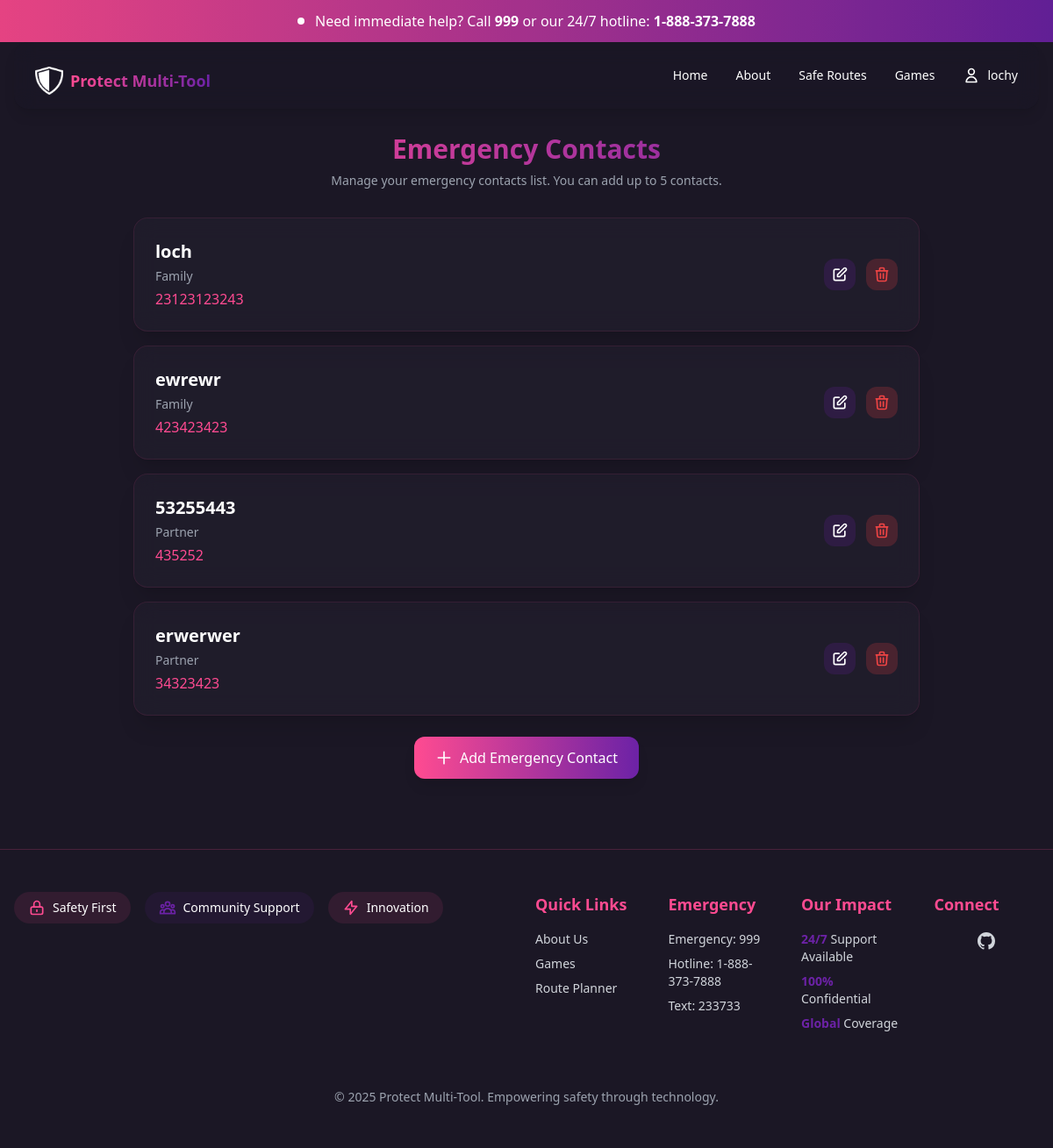
Page /account_home/emergencycontact/ (signed in) on the committed database.
### account_home/models.py (models this page shows, shortened)
class EmergencyContact(models.Model):
    user = models.ForeignKey(User, on_delete=models.CASCADE, related_name='emergency_contacts')
    name = models.CharField(max_length=100)
    phone = models.CharField(max_length=15)
    relationship = models.CharField(max_length=50)

### account_home/views.py (the view)
# urls.py: path('emergencycontact/', views.emergency_contact_list, name='emergency_contact_list'),
@login_required
def emergency_contact_list(request):
    contacts = EmergencyContact.objects.filter(user=request.user)
    return render(request, 'account_home/contact_list.html', {'contacts': contacts})

### account_home/templates/account_home/contact_list.html (shortened to what this page needs)
{% extends "base.html" %}
{% load static %}
{% block content %}
<div class="flex-grow container mx-auto px-4 py-8">
    <div class="max-w-4xl mx-auto">
        <div class="text-center mb-8">
            <h1 class="text-3xl font-bold bg-gradient-to-r from-accent to-secondary bg-clip-text text-transparent">
            </h1>
            <p class="mt-2 text-sm text-gray-400">
                Manage your emergency contacts list. You can add up to 5 contacts.
            </p>
        </div>
        <div class="space-y-4">
            {% if contacts %}
                {% for contact in contacts %}
                    <div class="backdrop-blur-md bg-neutral-light/30 rounded-2xl p-6 shadow-xl border border-accent/10
                              transform transition-all hover:scale-[1.01]">
                        <div class="flex items-center justify-between">
                            <div class="space-y-1">
                                <h3 class="text-xl font-semibold text-white">{{ contact.name }}</h3>
                                <p class="text-sm text-gray-400">{{ contact.relationship }}</p>
                                <p class="text-accent">{{ contact.phone }}</p>
                            </div>
                            <div class="flex items-center space-x-3">
                                <a href="{% url 'account_home:edit_emergency_contact' contact.pk %}"
                                   class="p-2 rounded-xl bg-secondary/20 hover:bg-secondary/30 transition-colors">
                                    <svg class="w-5 h-5" fill="none" stroke="currentColor" viewBox="0 0 24 24">
                                        <path stroke-linecap="round" stroke-linejoin="round" stroke-width="2"
                                              d="M11 5H6a2 2 0 00-2 2v11a2 2 0 002 2h11a2 2 0 002-2v-5m-1.414-9.414a2 2 0 112.828 2.828L11.828 15H9v-2.828l8.586-8.586z"/>
                                    </svg>
                                </a>
                                <a href="{% url 'account_home:delete_emergency_contact' contact.pk %}"
                                   class="p-2 rounded-xl bg-red-500/20 hover:bg-red-500/30 transition-colors">
                                    <svg class="w-5 h-5 text-red-500" fill="none" stroke="currentColor" viewBox="0 0 24 24">
                                        <path stroke-linecap="round" stroke-linejoin="round" stroke-width="2"
                                              d="M19 7l-.867 12.142A2 2 0 0116.138 21H7.862a2 2 0 01-1.995-1.858L5 7m5 4v6m4-6v6m1-10V4a1 1 0 00-1-1h-4a1 1 0 00-1 1v3M4 7h16"/>
                                    </svg>
                                </a>
                            </div>
                        </div>
                    </div>
                {% endfor %}
            {% endif %}
        </div>
        <div class="mt-6 flex justify-center" x-data="{ contactCount: {{ contacts|length }} }">
            <a href="{% url 'account_home:add_emergency_contact' %}"
               class="inline-flex items-center px-6 py-3 rounded-xl
                      {% if contacts|length >= 5 %}
                      bg-gray-500 cursor-not-allowed
                      {% else %}
                      bg-gradient-to-r from-accent to-secondary hover:from-accent-light
                      hover:to-secondary-light transform transition-all hover:scale-105
                      {% endif %}
                      text-white font-medium shadow-lg"
               >
                <svg class="w-5 h-5 mr-2" fill="none" stroke="currentColor" viewBox="0 0 24 24">
                    <path stroke-linecap="round" stroke-linejoin="round" stroke-width="2"
                          d="M12 4v16m8-8H4"/>
                </svg>
                Add Emergency Contact
            </a>
        </div>
    </div>
</div>
{% endblock %}

### templates/base.html (shortened to what this page needs)
{% load static %}
<!DOCTYPE html>
<html lang="en">
<head>
    <script src="https://cdn.tailwindcss.com"></script>
</head>
<body class="min-h-screen flex flex-col bg-neutral text-white">
    <div class="fixed top-0 left-0 w-full bg-gradient-to-r from-accent to-secondary text-white z-50">
        <div class="absolute top-0 left-0 w-full h-full bg-black/10"></div>
        <div class="max-w-7xl mx-auto px-4 py-3 relative">
            <div class="flex items-center justify-center space-x-3">
                <span class="animate-pulse h-2 w-2 bg-white rounded-full"></span>
                <p class="text-sm md:text-base text font-medium">
                    Need immediate help? Call <span class="font-bold">999</span> or our 24/7 hotline: <span class="font-bold">1-888-373-7888</span>
                </p>
            </div>
        </div>
    </div>
    <nav class="fixed w-full z-40 top-9 h-16">
        <div class="mx-auto px-4 py-3">
            <div class="backdrop-blur-md bg-neutral/70 rounded-2xl shadow-lg px-6 py-4">
                <div class="flex justify-between items-center">
                    <div class="pt-3 flex items-center space-x-4">
                        <a href="{% url 'home_page:home' %}" class="flex items-center space-x-2">
                            <img src="{% static 'home_page/logo.png' %}" alt="Logo" class="h-8 w-8">
                            <span class="text-2xl md:text-lg sm:text-md font-bold bg-gradient-to-r from-accent to-secondary bg-clip-text text-transparent">
                            </span>
                        </a>
                    </div>
                    <div class="hidden md:flex items-center space-x-8">
                        {% block navigation %}
                        <a href="{% url 'home_page:home' %}" class="text-sm font-medium hover:text-accent transition-colors">Home</a>
                        <a href="{% url 'home_page:about' %}" class="text-sm font-medium hover:text-accent transition-colors">About</a>
                        {% endblock %}
                        {% if user.is_authenticated %}
                        <a href="{% url 'route_planner:planner' %}" class="text-sm font-medium hover:text-accent transition-colors">Safe Routes
                        </a>
                        <a href="{% url 'game:home' %}" class="text-sm font-medium hover:text-accent transition-colors flex items-center">
                            <span>Games</span>
                        </a>
                        <div x-data="{ open: false }" class="relative">
                            <button @click="open = !open" class="flex items-center space-x-2 text-sm font-medium hover:text-accent transition-colors">
                                <svg class="w-5 h-5" fill="none" stroke="currentColor" viewBox="0 0 24 24">
                                    <path stroke-linecap="round" stroke-linejoin="round" stroke-width="2" d="M16 7a4 4 0 11-8 0 4 4 0 018 0zM12 14a7 7 0 00-7 7h14a7 7 0 00-7-7z"/>
                                </svg>
                                <span>{{ user.profile.first_name|default:user.username }}</span>
                            </button>
                        </div>
                        {% endif %}
                    </div>
                </div>
                </div>
            </div>
    </nav>
    <main class="flex-grow container mx-auto px-4 pt-20 mt-10 pb-12">
        {% block content %}{% endblock %}
    </main>
    <footer class="bg-neutral border-t border-accent/20">
        <div class="max-w-7xl mx-auto px-4 py-12">
            <div class="flex flex-col gap-5 lg:flex-row">
                <div class="mb-10 flex flex-col items-center lg:items-start lg:w-1/2">
                    <div class="flex flex-wrap gap-4">
                        <div class="flex items-center space-x-2 bg-accent/10 rounded-full px-4 py-2">
                            <svg class="w-5 h-5 text-accent" fill="none" stroke="currentColor" viewBox="0 0 24 24">
                                <path stroke-linecap="round" stroke-linejoin="round" stroke-width="2" d="M12 15v2m-6 4h12a2 2 0 002-2v-6a2 2 0 00-2-2H6a2 2 0 00-2 2v6a2 2 0 002 2zm10-10V7a4 4 0 00-8 0v4h8z"/>
                            </svg>
                            <span class="text-sm text-white">Safety First</span>
                        </div>
                        <div class="flex items-center space-x-2 bg-secondary/10 rounded-full px-4 py-2">
                            <span class="text-sm text-white">Community Support</span>
                        </div>
                        <div class="flex items-center space-x-2 bg-accent/10 rounded-full px-4 py-2">
                            <svg class="w-5 h-5 text-accent" fill="none" stroke="currentColor" viewBox="0 0 24 24">
                                <path stroke-linecap="round" stroke-linejoin="round" stroke-width="2" d="M13 10V3L4 14h7v7l9-11h-7z"/>
                            </svg>
                            <span class="text-sm text-white">Innovation</span>
                        </div>
                    </div>
                </div>
                <div class="flex flex-col items-center lg:items-start lg:w-1/2">
                    <div class="grid grid-cols-2 sm:grid-cols-4 lg:grid-cols-4 gap-8">
                        <div class="text-center lg:text-left">
                            <h3 class="text-lg font-bold text-accent mb-4">Quick Links</h3>
                            <ul class="space-y-2 text-sm text-gray-300">
                                <li><a href="{% url 'home_page:about' %}" class="hover:text-accent transition-colors">About Us</a></li>
                                <li><a href="{% url 'game:home' %}" class="hover:text-accent transition-colors">Games</a></li>
                                <li><a href="{% url 'route_planner:planner' %}" class="hover:text-accent transition-colors">Route Planner</a></li>
                            </ul>
                        </div>
                        <div class="text-center lg:text-left">
                            <h3 class="text-lg font-bold text-accent mb-4">Emergency</h3>
                            <ul class="space-y-2 text-sm text-gray-300">
                                <li>Emergency: 999</li>
                                <li>Hotline: {% if emergency_hotline %}{{ emergency_hotline }}{% else %}1-888-373-7888{% endif %}</li>
                                <li>Text: {% if emergency_text %}{{ emergency_text }}{% else %}233733{% endif %}</li>
                            </ul>
                        </div>
                        <div class="text-center lg:text-left">
                            <h3 class="text-lg font-bold text-accent mb-4">Our Impact</h3>
                            <ul class="space-y-2 text-sm">
                                <li class="text-gray-300">
                                    <span class="text-secondary font-bold">24/7</span> Support Available
                                </li>
                                <li class="text-gray-300">
                                    <span class="text-secondary font-bold">100%</span> Confidential
                                </li>
                                <li class="text-gray-300">
                                    <span class="text-secondary font-bold">Global</span> Coverage
                                </li>
                            </ul>
                        </div>
                        <div class="text-center lg:text-left">
                            <h3 class="text-lg font-bold text-accent mb-4">Connect</h3>
                            <div class="flex justify-center space-x-4">
                                <a href="https://github.com/3disturbed/Protect_Multitool/blob/main/README.md"
                                class="text-gray-300 hover:text-accent transition-colors">
                                </a>
                            </div>
                        </div>
                    </div>
                </div>
            </div>
            <div class="mt-10 pt-6 text-center text-sm text-gray-400">
                <p>&copy; {% now "Y" %} Protect Multi-Tool. {% block footer_tagline %}Empowering safety through technology.{% endblock %}</p>
            </div>
        </div>
    </footer>
</body>
</html>

### rows in the picture
EmergencyContact: name "loch", relationship "Family", phone "23123123243"
EmergencyContact: name "ewrewr", relationship "Family", phone "423423423"
EmergencyContact: name "53255443", relationship "Partner", phone "435252"
EmergencyContact: name "erwerwer", relationship "Partner", phone "34323423"

### other values in the picture
{{ user.profile.first_name|default:user.username }} "lochy"
